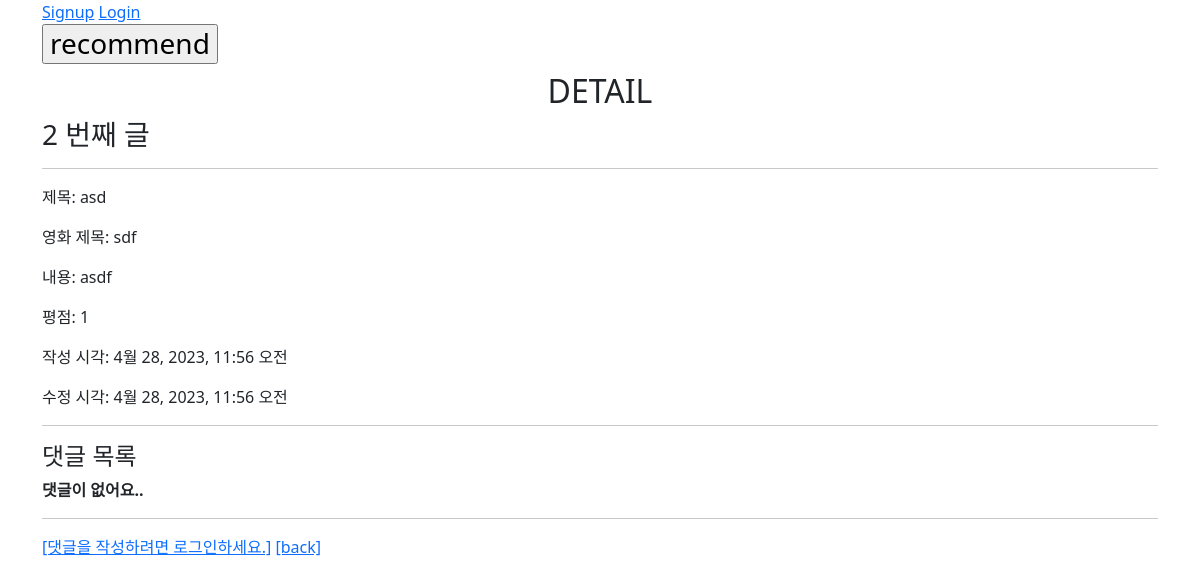
Page /community/2/ on the committed database.
### community/models.py (models this page shows)
class Review(models.Model):
    title = models.CharField(max_length=100)
    movie_title = models.CharField(max_length=50)
    rank = models.IntegerField()
    content = models.TextField()
    created_at = models.DateTimeField(auto_now_add=True)
    updated_at = models.DateTimeField(auto_now=True)
    user = models.ForeignKey(settings.AUTH_USER_MODEL, on_delete=models.CASCADE)
    like_users = models.ManyToManyField(settings.AUTH_USER_MODEL, related_name='like_reviews')

### community/views.py (the view)
# urls.py: path('<int:review_pk>/', views.detail, name='detail'),
@require_safe
def detail(request, review_pk):
    review = get_object_or_404(Review, pk=review_pk)
    comments = review.comment_set.all()
    comment_form = CommentForm()
    context = {
        'review': review,
        'comment_form': comment_form,
        'comments': comments,
    }
    return render(request, 'community/detail.html', context)

### community/forms.py
class CommentForm(forms.ModelForm):
    class Meta:
        model = Comment
        exclude = ['review', 'user']

### community/templates/community/detail.html (shortened to what this page needs)
{% extends 'base.html' %}
{% block content %}
  <h2 class="text-center">DETAIL</h2>
  <h3>{{ review.pk }} 번째 글</h3>
  <hr>
  <p>제목: {{ review.title }}</p>
  <p>영화 제목: {{ review.movie_title }}</p>
  <p>내용: {{ review.content }}</p>
  <p>평점: {{ review.rank }}</p>
  <p>작성 시각: {{ review.created_at }}</p>
  <p>수정 시각: {{ review.updated_at }}</p>
  <hr>
  <h4>댓글 목록</h4>
  {% for comment in comments %}
    <div>
      {{ comment.user }} - {{ comment.content }}
    </div>
  {% empty %}
    <p><b>댓글이 없어요..</b></p>
  {% endfor %}
  <hr>
  {% if user.is_authenticated %}
    <form action="{% url 'community:create_comment' review.pk %}" method="POST">
      {% csrf_token %}
      {{ comment_form }}
      <input type="submit">
    </form>
  {% else %}
    <a href="{% url 'accounts:login' %}">[댓글을 작성하려면 로그인하세요.]</a>
  {% endif %}
  <a href="{% url 'community:index' %}">[back]</a>
{% endblock  %}

### rows in the picture
Review: pk "2", title "asd", movie_title "sdf", content "asdf", rank "1", created_at "4월 28, 2023, 11:56 오전", updated_at "4월 28, 2023, 11:56 오전"
